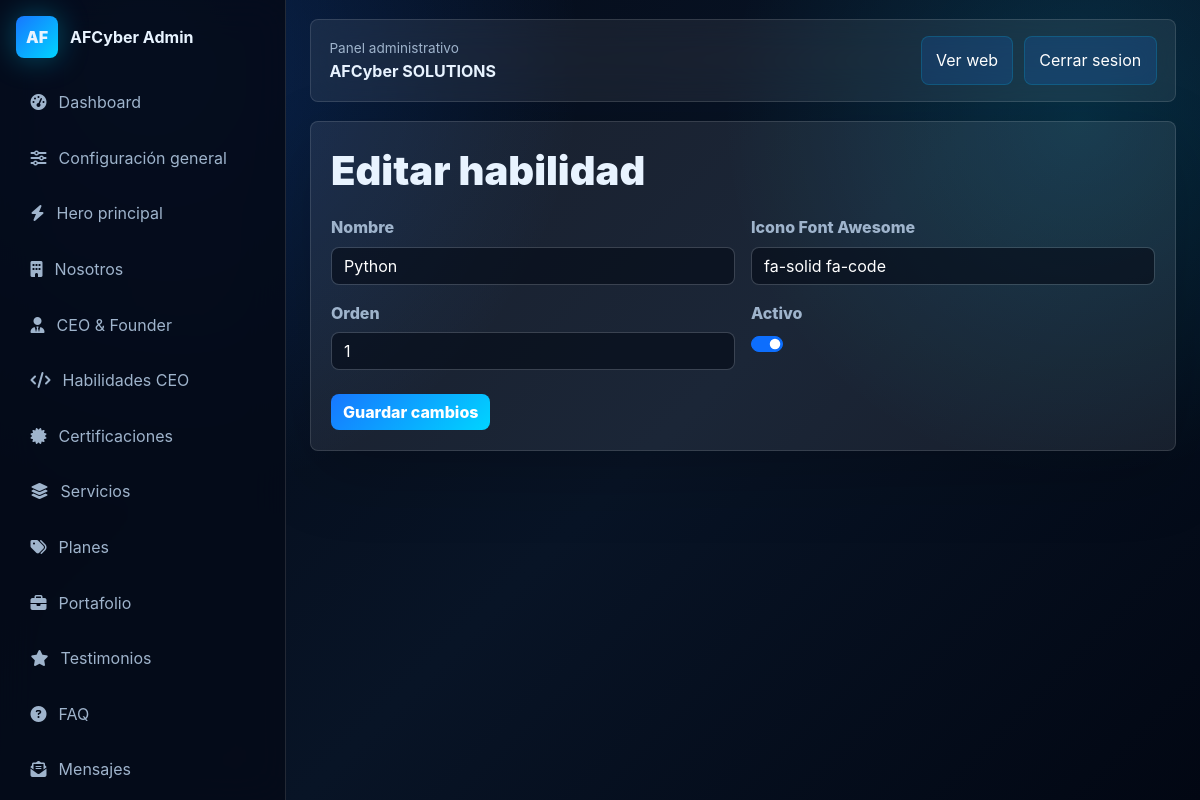
/admin/skills/1/edit (signed in), run on the app's committed database.
### models.py (models this page shows)
class SiteSettings(db.Model):
    id = db.Column(db.Integer, primary_key=True)
    company_name = db.Column(db.String(140), default="AFCyber SOLUTIONS")
    slogan = db.Column(db.String(220), default="Soluciones tecnológicas modernas y seguras")
    short_description = db.Column(db.Text, default="Servicios tecnológicos premium para empresas y emprendedores.")
    logo = db.Column(db.String(255), default="")
    favicon = db.Column(db.String(255), default="img/favicon.svg")
    primary_email = db.Column(db.String(160), default="info@afcybersolutions.com.do")
    phone = db.Column(db.String(80), default="829-919-8058")
    whatsapp = db.Column(db.String(80), default="18299198058")
    address = db.Column(db.String(220), default="Republica Dominicana")
    business_hours = db.Column(db.String(180), default="Lunes a viernes, 8:00 AM - 6:00 PM")
    facebook = db.Column(db.String(255), default="#")
    instagram = db.Column(db.String(255), default="#")
    linkedin = db.Column(db.String(255), default="#")
    tiktok = db.Column(db.String(255), default="#")
    youtube = db.Column(db.String(255), default="#")
    primary_color = db.Column(db.String(20), default="#1777ff")
    secondary_color = db.Column(db.String(20), default="#00d4ff")
    background_color = db.Column(db.String(20), default="#050b18")
    button_color = db.Column(db.String(20), default="#1777ff")
    theme_mode = db.Column(db.String(20), default="dark")
    tech_gradients = db.Column(db.Text, default="Azul neon, cyan y fondo oscuro corporativo")
    meta_title = db.Column(db.String(180), default="AFCyber SOLUTIONS | Servicios tecnológicos premium")
    meta_description = db.Column(db.Text, default="Desarrollo web, ciberseguridad, soporte técnico, redes, cámaras, POS y automatización empresarial.")
    keywords = db.Column(db.Text, default="AFCyber SOLUTIONS, tecnologia, ciberseguridad, desarrollo web, POS, CMMS")
    og_image = db.Column(db.String(255), default="img/og-afcyber.svg")
    google_analytics_id = db.Column(db.String(80), default="")
    google_search_console = db.Column(db.String(255), default="")
    copyright_text = db.Column(db.String(220), default="Todos los derechos reservados.")
    developer_text = db.Column(db.String(220), default="Desarrollado por AFCyber SOLUTIONS")

class Skill(db.Model):
    id = db.Column(db.Integer, primary_key=True)
    name = db.Column(db.String(120), nullable=False)
    icon = db.Column(db.String(120), default="fa-solid fa-code")
    order = db.Column(db.Integer, default=1)
    is_active = db.Column(db.Boolean, default=True)

### app.py (the view)
    @app.route("/admin/<module>/<int:item_id>/edit", methods=["GET", "POST"])
    @login_required
    def admin_edit_item(module, item_id):
        config = admin_modules().get(module)
        if not config or config.get("single"):
            abort(404)
        item = config["model"].query.get_or_404(item_id)
        if request.method == "POST":
            update_model_from_form(item, config["fields"])
            db.session.commit()
            flash("Registro actualizado.", "success")
            return redirect(url_for("admin_module", module=module))
        return render_template("admin/edit_single.html", title=f"Editar {config['singular']}", item=item, fields=config["fields"])

### app.py (called while the page is built)
@login_manager.user_loader
def load_user(user_id):
    return User.query.get(int(user_id))

def get_settings():
    return SiteSettings.query.first()

def static_asset_exists(path):
    return os.path.exists(os.path.join(BASE_DIR, "static", path.replace("/", os.sep)))

### templates/admin/edit_single.html
{% extends "admin/base.html" %}
{% block admin_content %}
<section class="admin-card">
  <div class="card-heading"><h1>{{ title }}</h1></div>
  <form method="post" enctype="multipart/form-data" class="admin-form">
    <div class="row g-3">
      {% for name, label, type in fields %}
      <div class="{% if type == 'textarea' %}col-12{% else %}col-md-6{% endif %}">
        <label>{{ label }}
          {% if type == 'textarea' %}
            <textarea class="form-control" name="{{ name }}" rows="5">{{ item|attr(name) or '' }}</textarea>
          {% elif type in ['image', 'pdf'] %}
            {% if item|attr(name) %}<a class="current-file" href="{{ url_for('static', filename=item|attr(name)) }}" target="_blank">Archivo actual</a>{% endif %}
            <input class="form-control" type="file" name="{{ name }}" accept="{% if type == 'pdf' %}.pdf{% else %}.jpg,.jpeg,.png,.webp,.svg{% endif %}">
          {% elif type == 'checkbox' %}
            <div class="form-check form-switch"><input class="form-check-input" type="checkbox" name="{{ name }}" {% if item|attr(name) %}checked{% endif %}></div>
          {% else %}
            <input class="form-control" type="{{ type }}" name="{{ name }}" value="{{ item|attr(name) or '' }}">
          {% endif %}
        </label>
      </div>
      {% endfor %}
    </div>
    <button class="btn btn-admin mt-4" type="submit">Guardar cambios</button>
  </form>
</section>
{% endblock %}

### templates/admin/base.html (shortened to what this page needs)
<!doctype html>
<html lang="es">
<head>
  <link href="https://cdn.jsdelivr.net/npm/bootstrap@5.3.3/dist/css/bootstrap.min.css" rel="stylesheet">
  <link href="https://cdnjs.cloudflare.com/ajax/libs/font-awesome/6.5.2/css/all.min.css" rel="stylesheet">
  <link href="{{ url_for('static', filename='css/admin.css') }}" rel="stylesheet">
</head>
<body>
  <aside class="admin-sidebar">
    <a class="admin-brand" href="{{ url_for('admin_dashboard') }}"><span>AF</span><strong>AFCyber Admin</strong></a>
    <nav>
      <a href="{{ url_for('admin_dashboard') }}"><i class="fa-solid fa-gauge-high"></i> Dashboard</a>
      <a href="{{ url_for('admin_settings') }}"><i class="fa-solid fa-sliders"></i> Configuración general</a>
      <a href="{{ url_for('admin_module', module='hero') }}"><i class="fa-solid fa-bolt"></i> Hero principal</a>
      <a href="{{ url_for('admin_module', module='about') }}"><i class="fa-solid fa-building"></i> Nosotros</a>
      <a href="{{ url_for('admin_module', module='ceo') }}"><i class="fa-solid fa-user-tie"></i> CEO & Founder</a>
      <a href="{{ url_for('admin_module', module='skills') }}"><i class="fa-solid fa-code"></i> Habilidades CEO</a>
      <a href="{{ url_for('admin_module', module='certificates') }}"><i class="fa-solid fa-certificate"></i> Certificaciones</a>
      <a href="{{ url_for('admin_module', module='services') }}"><i class="fa-solid fa-layer-group"></i> Servicios</a>
      <a href="{{ url_for('admin_module', module='plans') }}"><i class="fa-solid fa-tags"></i> Planes</a>
      <a href="{{ url_for('admin_module', module='portfolio') }}"><i class="fa-solid fa-briefcase"></i> Portafolio</a>
      <a href="{{ url_for('admin_module', module='testimonials') }}"><i class="fa-solid fa-star"></i> Testimonios</a>
      <a href="{{ url_for('admin_module', module='faq') }}"><i class="fa-solid fa-circle-question"></i> FAQ</a>
      <a href="{{ url_for('admin_messages') }}"><i class="fa-solid fa-envelope-open-text"></i> Mensajes</a>
    </nav>
  </aside>
  <main class="admin-main">
    <header class="admin-topbar">
      <div><span>Panel administrativo</span><strong>{{ settings.company_name }}</strong></div>
      <div class="top-actions"><a href="{{ url_for('index') }}" target="_blank">Ver web</a><a href="{{ url_for('admin_logout') }}">Cerrar sesion</a></div>
    </header>
    {% block admin_content %}{% endblock %}
  </main>
</body>
</html>

### static/css/admin.css (style rules this page uses)
:root { --primary: #1777ff; --secondary: #00d4ff; --dark: #050b18; --text: #e8f3ff; --muted: #9fb4cc; --line: rgba(255,255,255,.12); --radius: 8px; }
* { box-sizing: border-box; }
body { margin: 0; min-height: 100vh; color: var(--text); background: radial-gradient(circle at 12% 8%, rgba(23,119,255,.24), transparent 34%), radial-gradient(circle at 90% 15%, rgba(0,212,255,.14), transparent 28%), linear-gradient(135deg, #040916, #081426 55%, #020713); font-family: Inter, ui-sans-serif, system-ui, "Segoe UI", sans-serif; }
a { color: inherit; text-decoration: none; }
.admin-sidebar { position: fixed; inset: 0 auto 0 0; width: 286px; padding: 1rem; background: rgba(5, 11, 24, .88); border-right: 1px solid var(--line); backdrop-filter: blur(18px); overflow-y: auto; }
.admin-brand { display: flex; align-items: center; gap: .75rem; margin-bottom: 1.2rem; }
.admin-brand span { display: grid; place-items: center; width: 42px; height: 42px; border-radius: var(--radius); font-weight: 900; background: linear-gradient(135deg, var(--primary), var(--secondary)); box-shadow: 0 0 30px rgba(0,212,255,.34); }
.admin-sidebar nav { display: grid; gap: .35rem; }
.admin-sidebar nav a { display: flex; align-items: center; gap: .75rem; padding: .75rem .85rem; color: var(--muted); border-radius: var(--radius); border: 1px solid transparent; transition: .2s ease; }
.admin-main { margin-left: 286px; padding: 1.2rem 1.5rem 3rem; }
.admin-topbar { display: flex; justify-content: space-between; gap: 1rem; align-items: center; padding: 1rem 1.15rem; border: 1px solid var(--line); border-radius: var(--radius); background: rgba(255,255,255,.07); backdrop-filter: blur(18px); }
.admin-topbar span { display: block; color: var(--muted); font-size: .85rem; }
.top-actions { display: flex; gap: .65rem; }
.top-actions a, .quick-grid a { padding: .7rem .9rem; color: #fff; border: 1px solid rgba(0,212,255,.18); border-radius: var(--radius); background: rgba(23,119,255,.16); }
.admin-hero, .admin-card, .metric-grid article { border-radius: var(--radius); border: 1px solid var(--line); background: rgba(255,255,255,.08); box-shadow: 0 24px 70px rgba(0,0,0,.18); }
.admin-hero h1, .admin-card h1 { margin: .3rem 0; font-weight: 900; }
.admin-hero p, .admin-card p, .admin-form label { color: var(--muted); }
.admin-card { margin-top: 1.2rem; padding: 1.25rem; }
.card-heading { display: flex; justify-content: space-between; gap: 1rem; align-items: center; margin-bottom: 1rem; }
.admin-form label { display: grid; gap: .45rem; width: 100%; font-weight: 800; }
.form-control, .form-check-input { color: #fff; border: 1px solid rgba(255,255,255,.14); background-color: rgba(5,11,24,.64); border-radius: var(--radius); }
.btn-admin { color: #fff; border: 0; border-radius: var(--radius); font-weight: 800; background: linear-gradient(135deg, var(--primary), var(--secondary)); }

### data on the page
SiteSettings: company_name "AFCyber SOLUTIONS"
Skill: fields "Python" "fa-solid fa-code" "1", is_active "☑"

### other printed values
{{ title }} "Editar habilidad"
{{ label }} "Nombre" "Icono Font Awesome" "Orden" "Activo"
